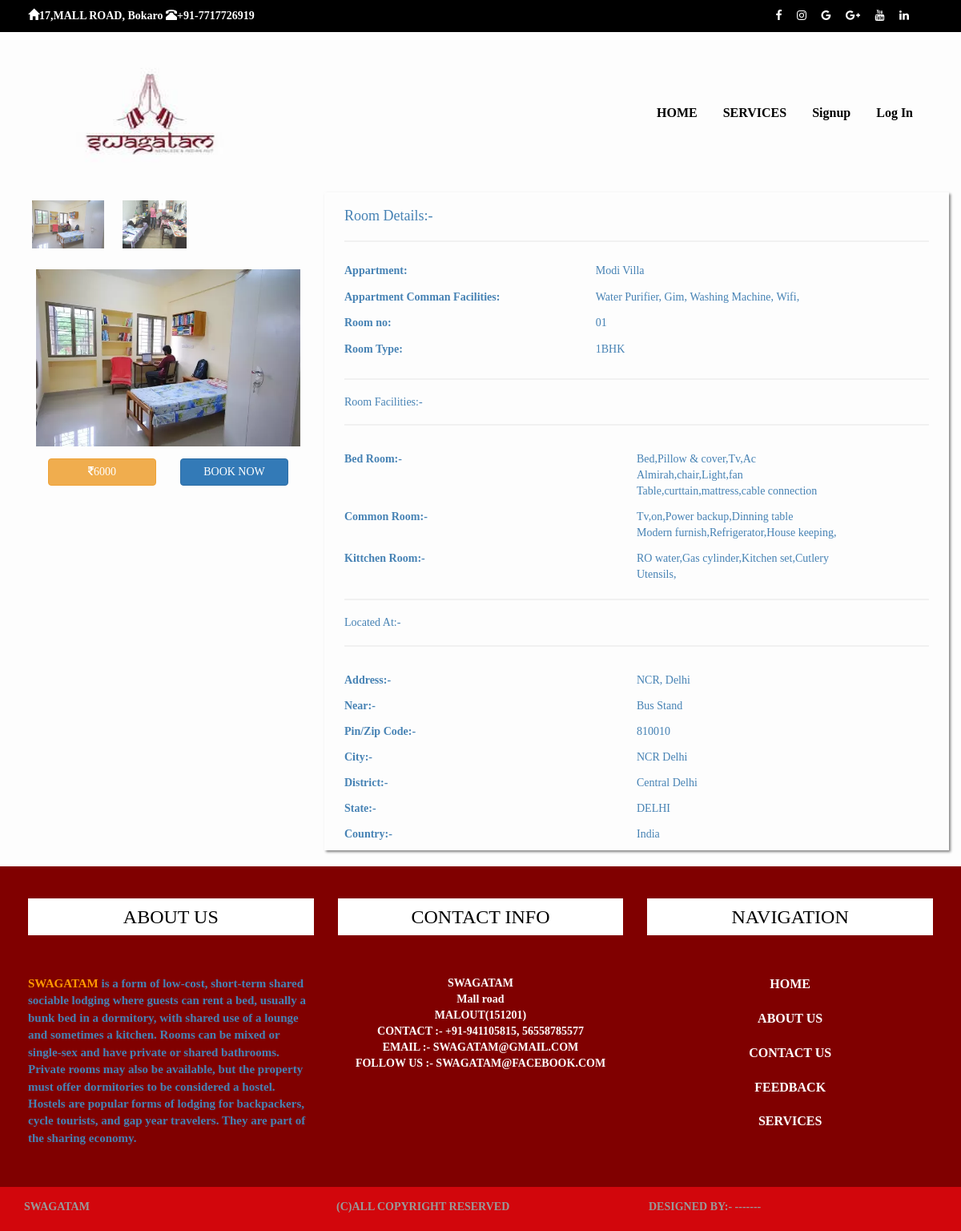
Page /roomviewdetails.php?id=1 on the committed database.
### tables this page shows
CREATE TABLE IF NOT EXISTS `tbl_room_image` (
`id` bigint(20) NOT NULL,
  `room_id` bigint(20) NOT NULL,
  `name` varchar(100) NOT NULL,
  `loc` text NOT NULL,
  `status` int(1) DEFAULT NULL
);

CREATE TABLE IF NOT EXISTS `tbl_room_details` (
`id` bigint(20) NOT NULL,
  `appartment_id` bigint(20) NOT NULL,
  `roomno` varchar(4) NOT NULL,
  `type_id` bigint(20) NOT NULL,
  `room_details` text NOT NULL,
  `price` varchar(25) NOT NULL,
  `basis` varchar(10) NOT NULL,
  `booking_status` int(1) DEFAULT '0',
  `status` int(1) DEFAULT '0'
);

CREATE TABLE IF NOT EXISTS `tbl_appartment_details` (
`id` bigint(20) NOT NULL,
  `ownerid` bigint(20) NOT NULL,
  `name` varchar(150) NOT NULL,
  `address` text NOT NULL,
  `near` text NOT NULL,
  `country` varchar(50) NOT NULL,
  `district` varchar(70) NOT NULL,
  `state` varchar(100) NOT NULL,
  `city` varchar(80) NOT NULL,
  `pincode` varchar(6) NOT NULL,
  `status` int(1) NOT NULL DEFAULT '0'
);

CREATE TABLE IF NOT EXISTS `tbl_appartment_facility` (
`id` bigint(20) NOT NULL,
  `appartment_id` bigint(20) NOT NULL,
  `name` varchar(20) NOT NULL,
  `status` int(11) NOT NULL DEFAULT '0'
);

CREATE TABLE IF NOT EXISTS `tbl_room_type` (
`id` bigint(20) NOT NULL,
  `name` varchar(100) NOT NULL,
  `status` int(1) DEFAULT NULL
);

CREATE TABLE IF NOT EXISTS `tbl_bed_room_details` (
`id` bigint(20) NOT NULL,
  `room_id` bigint(20) NOT NULL,
  `name` varchar(100) NOT NULL,
  `satus` int(1) DEFAULT NULL
);

CREATE TABLE IF NOT EXISTS `tbl_common_area_detail` (
`id` bigint(20) NOT NULL,
  `room_id` bigint(20) NOT NULL,
  `name` varchar(100) NOT NULL,
  `status` int(11) DEFAULT NULL
);

CREATE TABLE IF NOT EXISTS `tbl_kitchen_details` (
`id` bigint(20) NOT NULL,
  `room_id` bigint(20) NOT NULL,
  `name` varchar(100) NOT NULL,
  `staus` int(1) DEFAULT NULL
);

### roomviewdetails.php (the view, shortened to what this page needs)
<?php
include 'header.php';
				?><script>alert('Someone Booked this Room Before You.. !!!');window.location='choosenroomlist.php';</script><?php
$sql="select rd.id as room_id,ad.id as appart_id,ad.name as appart_name, pincode, address, near, city, district, state, country, roomno, rt.name as room_type,price,basis, rd.status as room_status, booking_status from tbl_room_details as rd left join tbl_room_type as rt on rd.type_id=rt.id left join tbl_appartment_details as ad on rd.appartment_id=ad.id where rd.booking_status=0 and rd.status=1 and rd.id=".$_GET['id'];
	$rows=$conn->query($sql)->fetch_assoc();
	?>
<div class="col-sm-12 col-md-12 col-lg-12">
	<div class="col-sm-12 col-md-6 col-lg-4">
		<div class="col-sm-12 col-md-12 col-lg-12">
			<div class="row scrollmenu">
				<?php
				$qryimg=$conn->query("select * from tbl_room_image where room_id=".$rows['room_id']);
				while($rowsimg=$qryimg->fetch_assoc()){ ?>
			  <a><div class="column">
			    <img src="<?=$rowsimg['loc'].'/'.$rowsimg['name'];?>" alt="Nature" style="width:auto;height: 60px;" onclick="myFunction(this);">
			  </div></a><?php } ?>
			</div>
		</div>
		<?php $rowsimg=$conn->query("select * from tbl_room_image where room_id=".$rows['room_id'])->fetch_assoc();?>
		<div class="col-sm-12 col-md-12 col-lg-12" style="padding-top: 10px;">
			<img src="<?=$rowsimg['loc'].'/'.$rowsimg['name'];?>" alt="Nature" id="expandedImg" style="width:100%">
		</div>
		<div class="col-sm-12 col-md-12 col-lg-12" style="padding:15px;">
			<div class="col-sm-6 col-md-6 col-lg-6"><label class="btn btn btn-warning btn-block"><i class="fa fa-rupee" style="font-size:14px"></i><?php  echo $rows['price'];?></label></div>
			<form method="post">
			<div class="col-sm-6 col-md-6 col-lg-6"><button class="btn btn-primary btn-block" type="submit" name="submit" value="<?=$rows['room_id'];?>">BOOK NOW</button></div></form>
		</div>
	</div>
	<div class="col-sm-12 col-md-6 col-lg-8" style="box-shadow:2px 2px 3px grey; padding:10px;">
		<div class="col-sm-12 col-md-12 col-lg-12">
			<h4>Room Details:-</h4><hr>
			<table width="100%" style="min-height: 130px;">
				<?php if(isset($rows['appart_name'])){ ?><tr>
					<th>Appartment:</th>
					<td><?=$rows['appart_name'];?></td>
				</tr><?php } ?>
				<?php if(isset($rows['appart_id'])){ ?><tr>
					<?php $sqlappart="select * from tbl_appartment_facility where appartment_id=".$rows['appart_id'];
					$qryappart=$conn->query($sqlappart); ?>
					<th>Appartment Comman Facilities:</th>
						<td><?php while($rowsappart=$qryappart->fetch_assoc()){ ?><?=$rowsappart['name'];?>,&nbsp<?php } ?></td>
				</tr><?php } ?>
				<?php if(isset($rows['roomno'])){ ?><tr>
					<th>Room no:</th>
					<td><?=$rows['roomno'];?></td>
				</tr><?php } ?>
				<?php if(isset($rows['room_type'])){ ?><tr>
					<th>Room Type:</th>
					<td><?=$rows['room_type'];?></td>
				</tr><?php } ?>
			</table>
		</div>
		<div class="col-sm-12 col-md-12 col-lg-12">
		<hr><h5>Room Facilities:-</h5><hr>
			<?php $qrybed=$conn->query("select * from tbl_bed_room_details where room_id=".$rows['room_id']);
			if(mysqli_num_rows($qrybed)>=1)
			{
				?><div class="col-sm-12 col-md-6 col-lg-6" style="margin-top:12px;padding: 0px;"><b>Bed Room:-</b></div>
				<div class="col-sm-12 col-md-6 col-lg-6" style="margin-top:12px;padding: 0px;"><?php
				$count=1;
				while($rowsbed=$qrybed->fetch_assoc()){
					echo $rowsbed['name'];
					if($count%4==0)
					{
						echo '<br>';
					}
					else
					{
						echo ',';
					}
					$count++;
				}
				?></div><?php
			}
			 ?>
			<?php $qrybed=$conn->query("select * from tbl_common_area_detail where room_id=".$rows['room_id']);
			if(mysqli_num_rows($qrybed)>=1)
			{
				?><div class="col-sm-12 col-md-6 col-lg-6" style="margin-top:12px;padding: 0px;"><b>Common Room:-</b></div>
				<div class="col-sm-12 col-md-6 col-lg-6" style="margin-top:12px;padding: 0px;"><?php
				$count=1;
				while($rowsbed=$qrybed->fetch_assoc()){
					echo $rowsbed['name'];
					if($count%4==0)
					{
						echo '<br>';
					}
					else
					{
						echo ',';
					}
					$count++;
				}
				?></div><?php
			}
			 ?>
			<?php $qrybed=$conn->query("select * from tbl_kitchen_details where room_id=".$rows['room_id']);
			if(mysqli_num_rows($qrybed)>=1)
			{
				?><div class="col-sm-12 col-md-6 col-lg-6" style="margin-top:12px;padding: 0px;"><b>Kittchen Room:-</b></div>
				<div class="col-sm-12 col-md-6 col-lg-6" style="margin-top:12px;padding: 0px;"><?php
				$count=1;
				while($rowsbed=$qrybed->fetch_assoc()){
					echo $rowsbed['name'];
					if($count%4==0)
					{
						echo '<br>';
					}
					else
					{
						echo ',';
					}
					$count++;
				}
				?></div><?php
			}
			 ?>
		</div>
		<div class="col-sm-12 col-md-12 col-lg-12">
			<hr><h5>Located At:-</h5><hr>
			<div class="col-sm-12 col-md-6 col-lg-6" style="margin-top:12px;padding: 0px;"><b>Address:-</b></div>
			<div class="col-sm-12 col-md-6 col-lg-6" style="margin-top:12px;padding: 0px;"><?=$rows['address'];?></div>
			<div class="col-sm-12 col-md-6 col-lg-6" style="margin-top:12px;padding: 0px;"><b>Near:-</b></div>
			<div class="col-sm-12 col-md-6 col-lg-6" style="margin-top:12px;padding: 0px;"><?=$rows['near'];?></div>
			<div class="col-sm-12 col-md-6 col-lg-6" style="margin-top:12px;padding: 0px;"><b>Pin/Zip Code:-</b></div>
			<div class="col-sm-12 col-md-6 col-lg-6" style="margin-top:12px;padding: 0px;"><?=$rows['pincode'];?></div>
			<div class="col-sm-12 col-md-6 col-lg-6" style="margin-top:12px;padding: 0px;"><b>City:-</b></div>
			<div class="col-sm-12 col-md-6 col-lg-6" style="margin-top:12px;padding: 0px;"><?=$rows['city'];?></div>
			<div class="col-sm-12 col-md-6 col-lg-6" style="margin-top:12px;padding: 0px;"><b>District:-</b></div>
			<div class="col-sm-12 col-md-6 col-lg-6" style="margin-top:12px;padding: 0px;"><?=$rows['district'];?></div>
			<div class="col-sm-12 col-md-6 col-lg-6" style="margin-top:12px;padding: 0px;"><b>State:-</b></div>
			<div class="col-sm-12 col-md-6 col-lg-6" style="margin-top:12px;padding: 0px;"><?=$rows['state'];?></div>
			<div class="col-sm-12 col-md-6 col-lg-6" style="margin-top:12px;padding: 0px;"><b>Country:-</b></div>
			<div class="col-sm-12 col-md-6 col-lg-6" style="margin-top:12px;padding: 0px;"><?=$rows['country'];?></div>
		</div>
	</div>
</div>

### header.php (shortened to what this page needs)
<!DOCTYPE html>
<html>
<head>
  <link rel="stylesheet" type="text/css" href="design/bootstrap-3.3.7-dist/css/bootstrap.min.css" />
  <link rel="stylesheet" href="design/css/signup.css">
  <link rel="stylesheet" href="design/css/css.css">
  <link rel="stylesheet" href="design/css/roomdetails.css">
  <link rel="stylesheet" href="design/css/usersignupform.css">
  <link rel="stylesheet" href="design/css/loginpage.css">
  <link rel="stylesheet" href="design/font-awesome-4.7.0/css/font-awesome.min.css">
  <link rel="stylesheet" href="design/css/roomviewimg.css">
</head>
<body>
<div class="row-fluid" id="top">
<div class="col-md-5">
<marquee dircetion="right" height="100px"><i class="glyphicon glyphicon-home"></i><label>17,MALL ROAD, Bokaro</label>
<i class=" glyphicon glyphicon-phone-alt"></i><label>+91-7717726919</label></marquee>
</div>
  <div class="col-md-7" id="icon"> <span class="fa fa-facebook"></span> <span class="fa fa-instagram"></span> <span class="fa fa-google"></span> <span class="fa fa-google-plus"></span> <span class="fa fa-youtube"></span> <span class="fa fa-linkedin"></span> </div>
</div>
<div class="row col-sm-12 col-md-12 col-lg-12" id="nav">
  <div class="col-sm-12 col-md-4"> <img src="himages/log1.jpg" width="100%" height="200px" /> </div>
  <div class="col-sm-12 col-md-8">
    <ul class="nav nav-pills" style="float:right;">
      <li class="li"><a href="index.php">HOME</a></li>
      <li class="li"><a href="service.php">SERVICES</a></li>
        <?php if(!isset($_SESSION['username'])){?><li class="li">
            <a class="dropdown-toggle" data-toggle="dropdown">Signup</a>
          </li><?php }else{ ?><li class="li"><a href="ownerprofile.php">Profile</a></li><?php } ?>
      <?php if(!isset($_SESSION['username'])){ ?><li class="li"><a href="loginpage.php">Log In</a></li><?php }else{ ?><li class="li"><a href="logout.php">Log Out <i class="glyphicon glyphicon-log-out"></i></a></li><?php } ?>
    </ul>
  </div>
</div>

### design/css/signup.css (style rules this page uses)
body { color :steelblue; font-family: verdana; }
* { box-sizing: border-box; }
p { color:steelblue; }
hr { border: 1px solid #f1f1f1; text-align: center; }
#top { background-color:#000; color:#FFF; height:40px; padding-left:20px; padding-top:10px; }
#icon span { margin-right:15px; }
#icon { text-align:right; padding-right:50px; }
#nav .li { margin-top:80px; }
#nav a { font-size:16px; font-weight:bolder; color:#000; }
#footer { min-height: 400px; background-color:#800000; margin-top:20px; color:#FFF; padding:20px; }
#footer h3 { text-align:center; background-color:#FFFFFF; color:#000000; padding:10px; }
#footer li { margin-bottom:20px; text-align:center }
#footer a { color:#FFF; font-weight:bolder; text-decoration:blink; font-size:16px }
#last { min-height: 50px; background-color:#D2060C; height:auto; padding:15px; color:#999; font-weight:bold; }

### design/css/css.css (style rules this page uses)
* { padding: 0; margin: 0; text-decoration: none; list-style: none; box-sizing: border-box; }
body { font-family: cursive; }

### design/css/loginpage.css (style rules this page uses)
body { font-family: verdana; background-color: #fdfdfd; margin: 0 auto 0 auto; width:100%; }
p { font-size:12px; text-decoration: none; color:steelblue; }

### design/css/roomviewimg.css (style rules this page uses)
.column { float: left; width: 100%; padding: 10px; }
.column img { opacity: 0.8; cursor: pointer; }
.row:after { content: ""; display: table; clear: both; }
.scrollmenu { overflow: auto; white-space: nowrap; }
.scrollmenu a { display: inline-block; color: white; }

### rows in the picture
tbl_room_image: loc+name (picture)
tbl_room_image: loc+name (picture)
tbl_room_details: price "6000", tbl_appartment_details.name "Modi Villa", roomno "01", tbl_room_type.name "1BHK", tbl_appartment_details.address "NCR, Delhi", tbl_appartment_details.near "Bus Stand", tbl_appartment_details.pincode "810010", tbl_appartment_details.city "NCR Delhi", tbl_appartment_details.district "Central Delhi", tbl_appartment_details.state "DELHI", tbl_appartment_details.country "India"
tbl_appartment_facility: name "Water Purifier"
tbl_appartment_facility: name "Gim"
tbl_appartment_facility: name "Washing Machine"
tbl_appartment_facility: name "Wifi"
tbl_bed_room_details: name "Bed"
tbl_bed_room_details: name "Pillow & cover"
tbl_bed_room_details: name "Tv"
tbl_bed_room_details: name "Ac"
tbl_bed_room_details: name "Almirah"
tbl_bed_room_details: name "chair"
tbl_bed_room_details: name "Light"
tbl_bed_room_details: name "fan"
tbl_bed_room_details: name "Table"
tbl_bed_room_details: name "curttain"
tbl_bed_room_details: name "mattress"
tbl_bed_room_details: name "cable connection"
tbl_common_area_detail: name "Tv"
tbl_common_area_detail: name "on"
tbl_common_area_detail: name "Power backup"
tbl_common_area_detail: name "Dinning table"
tbl_common_area_detail: name "Modern furnish"
tbl_common_area_detail: name "Refrigerator"
tbl_common_area_detail: name "House keeping"
tbl_kitchen_details: name "RO water"
tbl_kitchen_details: name "Gas cylinder"
tbl_kitchen_details: name "Kitchen set"
tbl_kitchen_details: name "Cutlery"
tbl_kitchen_details: name "Utensils"
